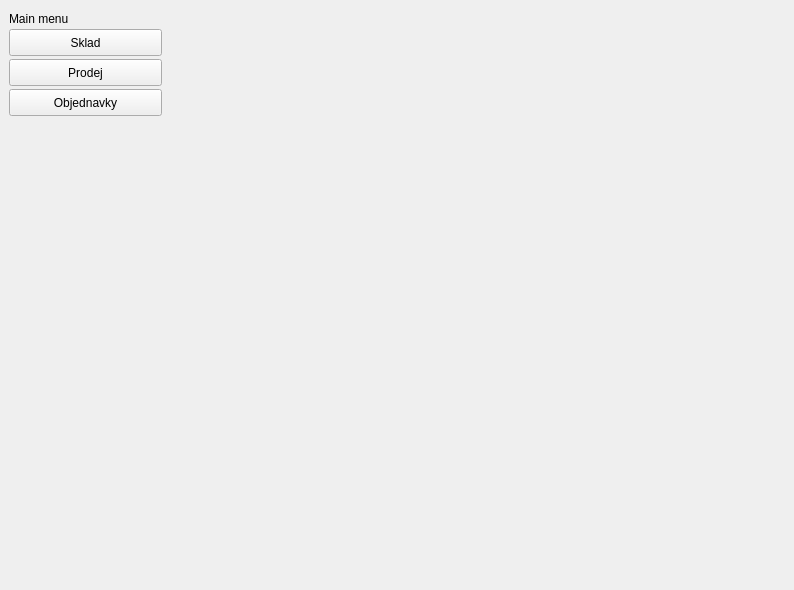
<?xml version="1.0" encoding="UTF-8"?>
<ui version="4.0">
 <class>DenRoze3</class>
 <widget class="QMainWindow" name="DenRoze3">
  <property name="geometry">
   <rect>
    <x>0</x>
    <y>0</y>
    <width>794</width>
    <height>590</height>
   </rect>
  </property>
  <property name="windowTitle">
   <string>DenRoze3</string>
  </property>
  <widget class="QWidget" name="centralwidget">
   <property name="sizePolicy">
    <sizepolicy hsizetype="MinimumExpanding" vsizetype="MinimumExpanding">
     <horstretch>0</horstretch>
     <verstretch>0</verstretch>
    </sizepolicy>
   </property>
   <layout class="QGridLayout" name="gridLayout">
    <item row="0" column="3">
     <widget class="QWidget" name="stock_widget" native="true">
      <property name="sizePolicy">
       <sizepolicy hsizetype="Expanding" vsizetype="Preferred">
        <horstretch>0</horstretch>
        <verstretch>0</verstretch>
       </sizepolicy>
      </property>
     </widget>
    </item>
    <item row="0" column="2">
     <widget class="QWidget" name="login_widget" native="true">
      <property name="sizePolicy">
       <sizepolicy hsizetype="Expanding" vsizetype="Preferred">
        <horstretch>0</horstretch>
        <verstretch>0</verstretch>
       </sizepolicy>
      </property>
     </widget>
    </item>
    <item row="0" column="4">
     <widget class="QWidget" name="bills_widget" native="true">
      <property name="sizePolicy">
       <sizepolicy hsizetype="Expanding" vsizetype="Preferred">
        <horstretch>0</horstretch>
        <verstretch>0</verstretch>
       </sizepolicy>
      </property>
     </widget>
    </item>
    <item row="0" column="1">
     <widget class="QWidget" name="menu_widget" native="true">
      <property name="sizePolicy">
       <sizepolicy hsizetype="Minimum" vsizetype="Preferred">
        <horstretch>0</horstretch>
        <verstretch>0</verstretch>
       </sizepolicy>
      </property>
      <property name="minimumSize">
       <size>
        <width>160</width>
        <height>0</height>
       </size>
      </property>
      <widget class="QLabel" name="main_menu_label">
       <property name="geometry">
        <rect>
         <x>0</x>
         <y>0</y>
         <width>153</width>
         <height>19</height>
        </rect>
       </property>
       <property name="text">
        <string>Main menu</string>
       </property>
      </widget>
      <widget class="QPushButton" name="stock_button">
       <property name="geometry">
        <rect>
         <x>0</x>
         <y>20</y>
         <width>153</width>
         <height>27</height>
        </rect>
       </property>
       <property name="text">
        <string>Sklad</string>
       </property>
      </widget>
      <widget class="QPushButton" name="bills_button">
       <property name="geometry">
        <rect>
         <x>0</x>
         <y>50</y>
         <width>153</width>
         <height>27</height>
        </rect>
       </property>
       <property name="text">
        <string>Prodej</string>
       </property>
      </widget>
      <widget class="QPushButton" name="orders_button">
       <property name="geometry">
        <rect>
         <x>0</x>
         <y>80</y>
         <width>153</width>
         <height>27</height>
        </rect>
       </property>
       <property name="text">
        <string>Objednavky</string>
       </property>
      </widget>
     </widget>
    </item>
    <item row="0" column="5">
     <widget class="QWidget" name="orders_widget" native="true">
      <property name="sizePolicy">
       <sizepolicy hsizetype="Expanding" vsizetype="Preferred">
        <horstretch>0</horstretch>
        <verstretch>0</verstretch>
       </sizepolicy>
      </property>
     </widget>
    </item>
   </layout>
  </widget>
 </widget>
 <resources/>
 <connections/>
</ui>
